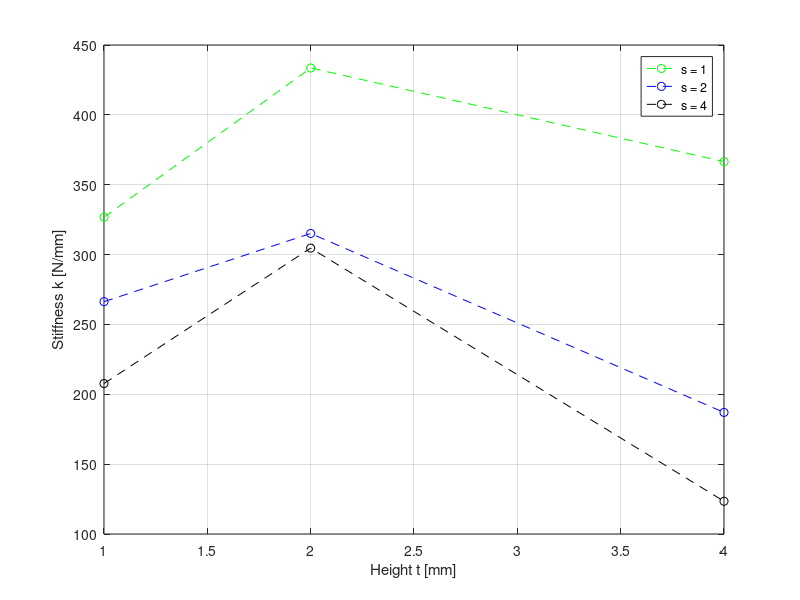

Here is the MATLAB script that generated this plot:
clc; clear variables; close all

mean_linereg1a_s1 = 326.8;
mean_linereg2a_s1 = 433.55;
mean_linereg3a_s1 = 366.505;

mean_linereg1a_s2 = 266.29;
mean_linereg2a_s2 = 315.11;
mean_linereg3a_s2 = 187.015;

mean_linereg1a_s4 = 207.7;
mean_linereg2a_s4 = 304.63;
mean_linereg3a_s4 = 123.44;


t = [1 2 4];

plot(t,[mean_linereg1a_s1 mean_linereg2a_s1 mean_linereg3a_s1],'go--')
hold on 
plot(t,[mean_linereg1a_s2 mean_linereg2a_s2 mean_linereg3a_s2],'bo--')
plot(t,[mean_linereg1a_s4 mean_linereg2a_s4 mean_linereg3a_s4],'ko--')
grid on
xlabel('Height t [mm]')
ylabel('Stiffness k [N/mm]')
legend('s = 1','s = 2','s = 4','Location','best')
hold off
